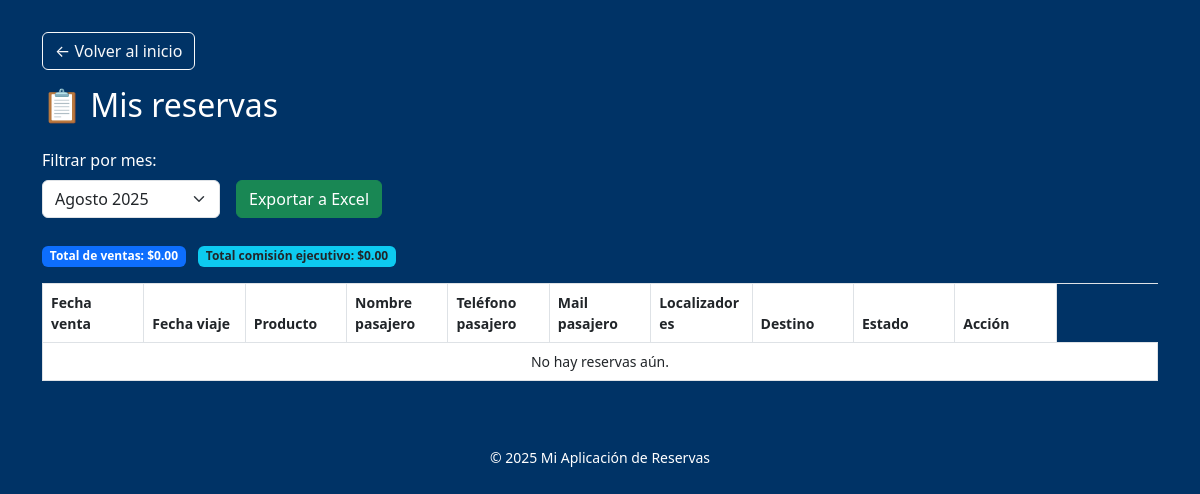
The app's page /reservas_usuarios (signed in), older data.
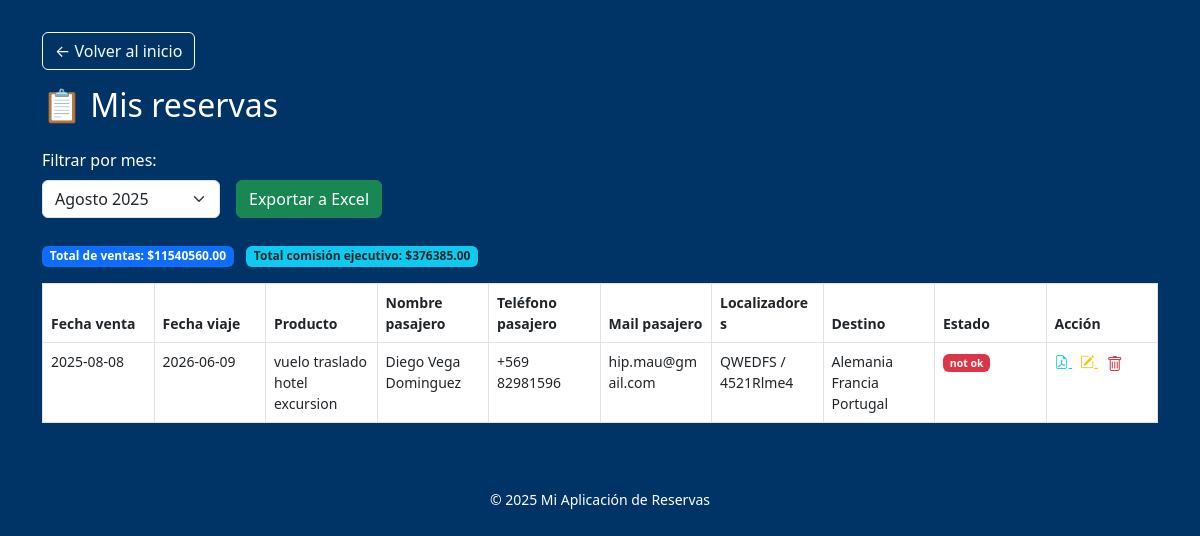
The same page, newer data.
### Ginebra.py (models this page shows)
class Reserva(db.Model):
    id = db.Column(db.Integer, primary_key=True)
    usuario_id = db.Column(db.Integer, db.ForeignKey('usuario.id'), nullable=False)
    fecha_viaje = db.Column(db.Date, nullable=True, index=True)
    fecha_venta = db.Column(db.Date, nullable=True, index=True)
    producto = db.Column(db.String(100), index=True)
    modalidad_pago = db.Column(db.String(100), index=True)
    nombre_pasajero = db.Column(db.String(100), index=True)
    telefono_pasajero = db.Column(db.String(100), index=True)
    mail_pasajero = db.Column(db.String(100), index=True)
    precio_venta_total = db.Column(db.Numeric(12,2), default=Decimal('0.00'), index=True)
    precio_venta_neto = db.Column(db.Numeric(12,2), default=Decimal('0.00'), index=True)
    hotel_neto = db.Column(db.Numeric(12,2), default=Decimal('0.00'), index=True)
    vuelo_neto = db.Column(db.Numeric(12,2), default=Decimal('0.00'), index=True)
    traslado_neto = db.Column(db.Numeric(12,2), default=Decimal('0.00'), index=True)
    seguro_neto = db.Column(db.Numeric(12,2), default=Decimal('0.00'), index=True)
    circuito_neto = db.Column(db.Numeric(12,2), default=Decimal('0.00'), index=True)
    crucero_neto = db.Column(db.Numeric(12,2), default=Decimal('0.00'), index=True)
    excursion_neto = db.Column(db.Numeric(12,2), default=Decimal('0.00'), index=True)
    paquete_neto = db.Column(db.Numeric(12,2), default=Decimal('0.00'), index=True)
    ganancia_total =  db.Column(db.Numeric(12,2), default=Decimal('0.00'), index=True)
    comision_ejecutivo = db.Column(db.Numeric(12,2), default=Decimal('0.00'), index=True)
    comision_agencia = db.Column(db.Numeric(12,2), default=Decimal('0.00'), index=True)
    bonos = db.Column(db.Numeric(12,2), default=Decimal('0.00'), index=True)
    localizadores = db.Column(db.Text, nullable=True)
    nombre_ejecutivo = db.Column(db.String(100), index=True)
    correo_ejecutivo = db.Column(db.String(100), index=True)
    destino = db.Column(db.String(100))
    comentarios = db.Column(db.Text, nullable=True)
    comprobante_venta = db.Column(db.String(200))
    comprobante_pdf = db.Column(db.LargeBinary)
    estado_pago = db.Column(db.Enum(*ESTADO_PAGO_OPTIONS, name='estado_pago_reserva'), default='No Pagado')
    venta_cobrada = db.Column(db.Enum(*VENTA_COBRADA_OPTIONS, name='venta_cobrada_options'), default='No Cobrada')
    venta_emitida = db.Column(db.Enum(*VENTA_EMITIDA_OPTIONS, name='venta_emitida_options'), default='No Emitida')
    usuario = db.relationship('Usuario', backref=db.backref('reservas', lazy=True))
    empresa_id = db.Column(db.Integer, db.ForeignKey('empresa.id'), nullable=True)
    empresa = db.relationship('Empresa', backref=db.backref('reservas', lazy=True))

### Ginebra.py (the view)
@app.route('/reservas_usuarios')
@login_required
def reservas_usuarios():
    meses_anteriores = obtener_meses_anteriores()
    selected_mes_str = request.args.get('mes', meses_anteriores[-1] if meses_anteriores else '')
    today = datetime.now()
    try:
        start_date, end_date = _get_date_range(selected_mes_str)
    except Exception:
        start_date, end_date = today, today
    page = request.args.get('page', 1, type=int)
    per_page = 10  # Número de elementos por página
    reservas_query = Reserva.query.filter(
        Reserva.usuario_id == current_user.id,
        Reserva.fecha_venta >= start_date.strftime('%Y-%m-%d'),
        Reserva.fecha_venta <= end_date.strftime('%Y-%m-%d')
    )
    reservas_paginated = reservas_query.paginate(page=page, per_page=per_page, error_out=False)
    reservas = reservas_paginated.items
    total_ventas = sum(r.precio_venta_total or 0 for r in reservas)
    total_comision_ejecutivo = sum(r.comision_ejecutivo or 0 for r in reservas)
    return render_template(
        'reservas_usuarios.html',
        reservas=reservas,
        meses_anteriores=meses_anteriores,
        selected_mes_str=selected_mes_str,
        total_ventas=total_ventas,
        total_comision_ejecutivo=total_comision_ejecutivo,
        pagination=reservas_paginated
    )

### Ginebra.py (called while the page is built)
@login_manager.user_loader
def load_user(user_id):
    return Usuario.query.get(int(user_id))

@app.context_processor
def inject_global_functions():
    return dict(ruta_inicio_por_rol=ruta_inicio_por_rol)

def obtener_meses_anteriores(n=12, idioma='es'):
    meses = []
    today = datetime.now()
    for i in range(n):
        month = today.month - i
        year = today.year
        if month <= 0:
            month += 12
            year -= 1
        if idioma == 'es':
            meses_es = [
                "enero", "febrero", "marzo", "abril", "mayo", "junio",
                "julio", "agosto", "septiembre", "octubre", "noviembre", "diciembre"
            ]
            mes_nombre = meses_es[month - 1].capitalize()
        else:
            mes_nombre = datetime(year, month, 1).strftime('%B')
        meses.append(f"{mes_nombre} {year}")
    meses.reverse()
    return meses

### templates/reservas_usuarios.html (shortened to what this page needs)
<!DOCTYPE html>
<html lang="es">
  <head>
    <link
      href="https://cdn.jsdelivr.net/npm/bootstrap@5.3.0/dist/css/bootstrap.min.css"
      rel="stylesheet"
    />
    <link
      rel="stylesheet"
      href="https://cdn.jsdelivr.net/npm/bootstrap-icons@1.10.5/font/bootstrap-icons.css"
    />
  </head>
  <body>
    <div class="container">
      <div class="mb-3">
        <a href="{{ url_for('dashboard') }}" class="btn btn-outline-light">
          ← Volver al inicio
        </a>
      </div>
      <h2 class="mb-4">📋 Mis reservas</h2>
      <form method="get" class="row g-3 align-items-end mb-4">
        <div class="col-auto">
          <label for="mes" class="form-label">Filtrar por mes:</label>
          <select name="mes" id="mes" class="form-select" onchange="this.form.submit()">
            {% for mes in meses_anteriores %}
              <option value="{{ mes }}" {% if mes == selected_mes_str %}selected{% endif %}>{{ mes }}</option>
            {% endfor %}
          </select>
        </div>
        <div class="col-auto">
          <a href="{{ url_for('exportar_reservas_usuario', mes=selected_mes_str) }}" class="btn btn-success">
            Exportar a Excel
          </a>
        </div>
      </form>
      <div class="mb-3">
        <span class="badge bg-primary">Total de ventas: ${{ '%.2f'|format(total_ventas) }}</span>
        <span class="badge bg-info text-dark ms-2">Total comisión ejecutivo: ${{ '%.2f'|format(total_comision_ejecutivo) }}</span>
      </div>
      <div class="table-responsive">
      <table class="table table-bordered table-hover text-white w-100">
        <thead>
          <tr>
            <th scope="col">Fecha venta</th>
            <th scope="col">Fecha viaje</th>
            <th scope="col">Producto</th>
            <th scope="col">Nombre pasajero</th>
            <th scope="col">Teléfono pasajero</th>
            <th scope="col">Mail pasajero</th>
            <th scope="col">Localizadores</th>
            <th scope="col">Destino</th>
            <th scope="col">Estado</th>
            <th scope="col">Acción</th>
          </tr>
        </thead>
        <tbody>
          {% for reserva in reservas %}
          <tr>
            <td>{{ reserva.fecha_venta }}</td>
            <td>{{ reserva.fecha_viaje }}</td>
            <td>{{ reserva.producto }}</td>
            <td>{{ reserva.nombre_pasajero }}</td>
            <td>{{ reserva.telefono_pasajero }}</td>
            <td>{{ reserva.mail_pasajero }}</td>
            <td>{{ reserva.localizadores }}</td>
            <td>{{ reserva.destino }}</td>
            <td>
              {% if reserva.estado_pago == 'Pagado' and reserva.venta_cobrada == 'Cobrada' and reserva.venta_emitida == 'Emitida' %}
                <span class="badge bg-success">ok</span>
              {% else %}
                <span class="badge bg-danger">not ok</span>
              {% endif %}
            </td>
            <td>
            {% if reserva.comprobante_pdf %}
              <a href="{{ url_for('descargar_comprobante', reserva_id=reserva.id) }}" title="Ver PDF" target="_blank" class="text-info me-2">
                <i class="bi bi-file-earmark-pdf"></i>
              </a>
            {% endif %}
              <a href="{{ url_for('gestionar_reservas', editar=reserva.id) }}" title="Editar" class="text-warning me-2">
                <i class="bi bi-pencil-square"></i>
              </a>
              <form action="{{ url_for('eliminar_reserva', id=reserva.id) }}" method="post" class="d-inline" onsubmit="return confirm('¿Seguro que quieres eliminar esta reserva?');">
                <button type="submit" class="btn btn-link p-0 text-danger" title="Eliminar">
                  <i class="bi bi-trash"></i>
                </button>
              </form>
            </td>
          </tr>
          {% else %}
          <tr>
            <td colspan="11" class="text-center">No hay reservas aún.</td>
          </tr>
          {% endfor %}
        </tbody>
      </table>
    </div>
    <footer class="text-center text-white mt-5">
      <small>© 2025 Mi Aplicación de Reservas</small>
    </footer>
  </body>
</html>

Row changes from the older to the newer data that the page shows:
added Reserva: fecha_venta "2025-08-08", fecha_viaje "2026-06-09", producto "vuelo traslado hotel excursion", nombre_pasajero "Diego Vega Dominguez", telefono_pasajero "+569 82981596", mail_pasajero "hip.mau@gmail.com", localizadores "QWEDFS / 4521Rlme4", destino "Alemania Francia Portugal", estado_pago "not ok"
Text that changed along with them:
{{ '%.2f'|format(total_ventas) }}: "0.00" → "11540560.00"
{{ '%.2f'|format(total_comision_ejecutivo) }}: "0.00" → "376385.00"
text no longer shown: "No hay reservas aún."
